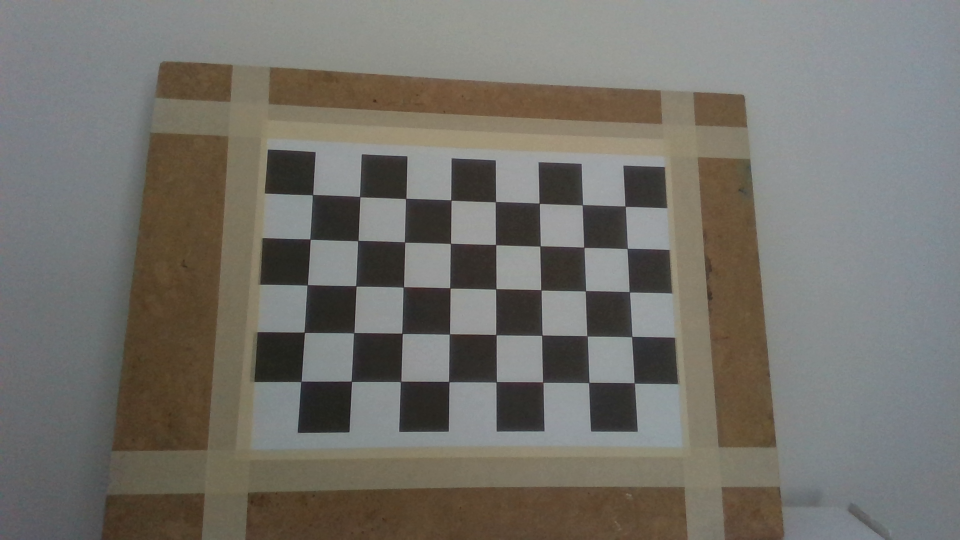
#> input picture data/calib/cam1_color_16-22-56-195_001.png, 1920 x 1080 px (shown at 1/2 size); its folder holds 4 pictures in this run
$ python birds_eye_view.py   (older library calls are emulated)
#> lines starting #> are read from the running program, lines starting #| are printed output that depends on the picture; after the words box and inside, x2 and y2 are one past the last pixel; in counts of white or black regions, pixels touching at a corner belong together
### utils.py
import os
import glob
import json
import cv2
import numpy as np
import codecs
import matplotlib.pyplot as plt

# [85 lines left out: functions load_camera_params, save_camera_params, calc_target_pose, obj_points_to_cam_space, create_grid, bilinear_interpolate and 1 more, not called in this run]

def detect_chessboard_pattern(img, patter_size):
    detection_flags = cv2.CALIB_CB_ADAPTIVE_THRESH + cv2.CALIB_CB_FAST_CHECK + cv2.CALIB_CB_NORMALIZE_IMAGE
    refine_flags = cv2.TERM_CRITERIA_EPS + cv2.TERM_CRITERIA_MAX_ITER, 100, 0.001

    pattern_found, corners = cv2.findChessboardCorners(img, patter_size, detection_flags)
    if pattern_found:
        img_gray = cv2.cvtColor(img, cv2.COLOR_BGR2GRAY)
        corners = cv2.cornerSubPix(img_gray, np.float32(corners),(5,5),(-1,-1), refine_flags)
        cv2.drawChessboardCorners(img, patter_size, corners, pattern_found)

    return pattern_found, corners, img

def create_target_points(pattern_size, square_size):

    pattern_points = np.zeros((np.prod(pattern_size), 3), np.float32)
    pattern_points[:, :2] = np.indices(pattern_size).T.reshape(-1, 2)
    pattern_points *= square_size

    return pattern_points

def calibrate_camera(files, pattern_size, square_size):

#> called with pattern_size = (8, 5), square_size = 30
    pattern_points = create_target_points(pattern_size, square_size)
    img_pts = []
    obj_pts = []

    for fname in files:
        img = cv2.imread(fname)
#> img is the input picture: shape (1080, 1920, 3); mean B, G, R 106.3, 112.7, 115.3

        found, corners, detected_target = detect_chessboard_pattern(img, pattern_size)
#> in detect_chessboard_pattern, `pattern_found, corners = cv2.findChessboardCorners(img, patter_size, d..`: pattern_found = True; corners = 40 rows, first 8: [624.5, 390.9], [720.5, 394.5], [812.8, 396.7], [902.6, 400.2], [990.6, 404.8], [1079, 407], [1164.4, 410.8], [1251.6, 413.9]
#> in detect_chessboard_pattern, `img_gray = cv2.cvtColor(img, cv2.COLOR_BGR2GRAY)`:
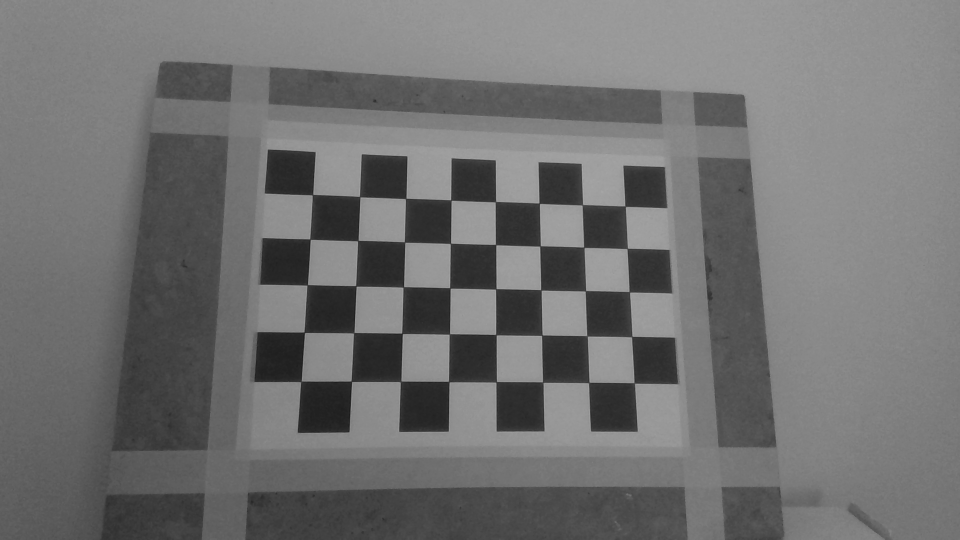
#> img_gray: shape (1080, 1920) (shown at 1/2 size); min 23, max 174, mean 112.6
#> in detect_chessboard_pattern, `corners = cv2.cornerSubPix(img_gray, np.float32(corners),(5,5),(-1,-1)..`: corners = 40 rows, first 8: [625.5, 389.9], [719.8, 393.8], [811.7, 397.5], [902.3, 400.5], [991.4, 403.8], [1079, 407], [1164.9, 410.1], [1250.8, 412.9]
#> in detect_chessboard_pattern, `cv2.drawChessboardCorners(img, patter_size, corners, pattern_found)`:
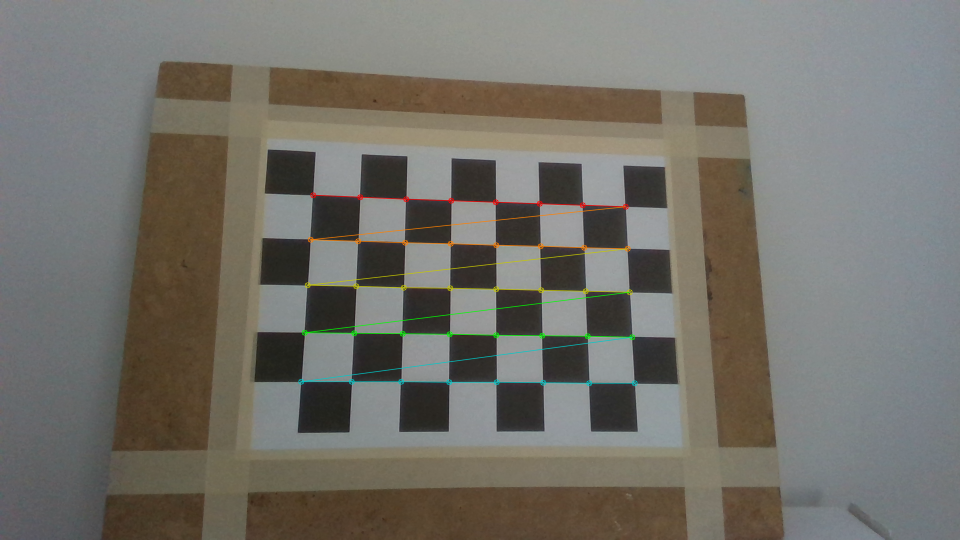
#> img: shape (1080, 1920, 3) (shown at 1/2 size); 0.99% of pixels changed, all inside (x1, y1, x2, y2) = (596, 384, 1276, 773)
#> found = True
        if found:
            img_pts.append(corners)
            obj_pts.append(pattern_points)

            cv2.imshow('target', detected_target)
            cv2.waitKey()
#> pass 2 of the loop in calibrate_camera, `for fname in files:`:
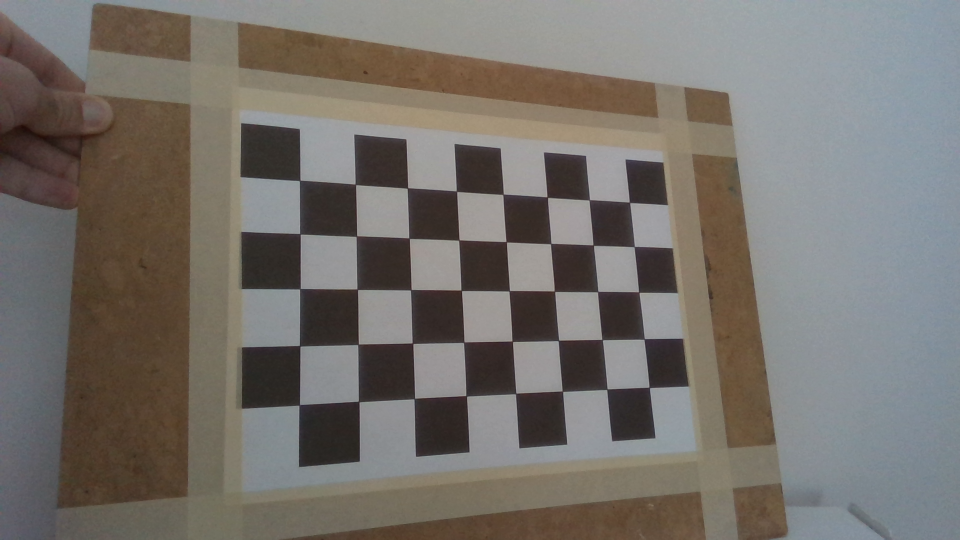
#> input picture data/calib/cam1_color_16-23-02-971_001.png, 1920 x 1080 px (shown at 1/2 size)
#> in calibrate_camera, img is the input picture: shape (1080, 1920, 3); mean B, G, R 107.8, 113.1, 117.7
#> in detect_chessboard_pattern (call 2), `pattern_found, corners = cv2.findChessboardCorners(img, patter_size, d..`: corners = 40 rows, first 8: [601.3, 360.6], [712.2, 370.2], [814.7, 377.3], [912.2, 382], [1005.7, 390], [1093.9, 393.8], [1179.6, 399.5], [1260.4, 406.4]
#> in detect_chessboard_pattern (call 2), `img_gray = cv2.cvtColor(img, cv2.COLOR_BGR2GRAY)`:
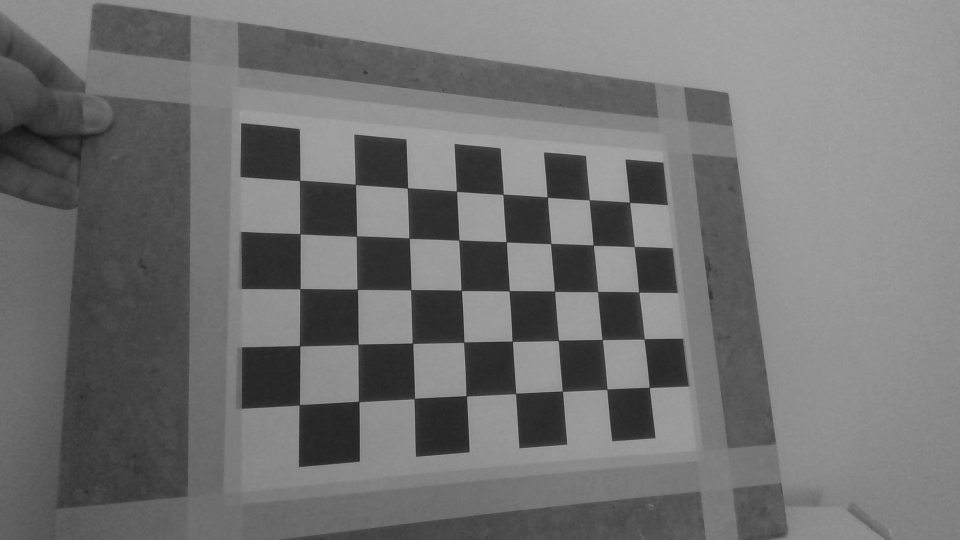
#> img_gray: shape (1080, 1920) (shown at 1/2 size); min 16, max 177, mean 113.8
#> in detect_chessboard_pattern (call 2), `corners = cv2.cornerSubPix(img_gray, np.float32(corners),(5,5),(-1,-1)..`: corners = 40 rows, first 8: [599.8, 361.4], [711.2, 369.3], [815.3, 376.5], [913.4, 382.9], [1006.4, 389.1], [1094.9, 394.7], [1178.9, 400.3], [1259.4, 405.2]
#> in detect_chessboard_pattern (call 2), `cv2.drawChessboardCorners(img, patter_size, corners, pattern_found)`:
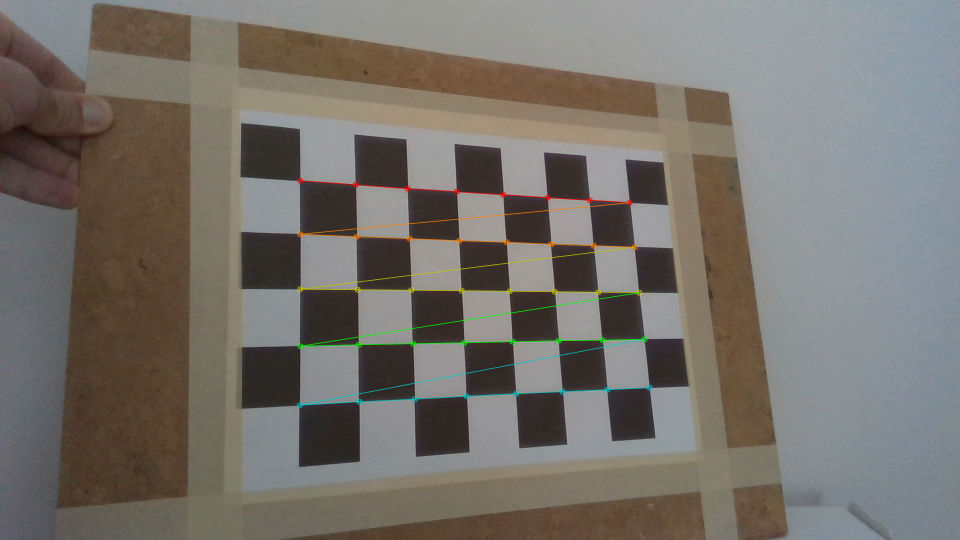
#> img: shape (1080, 1920, 3) (shown at 1/2 size); 1.04% of pixels changed, all inside (x1, y1, x2, y2) = (593, 355, 1306, 817)
#> pass 3 of the loop in calibrate_camera, `for fname in files:`:
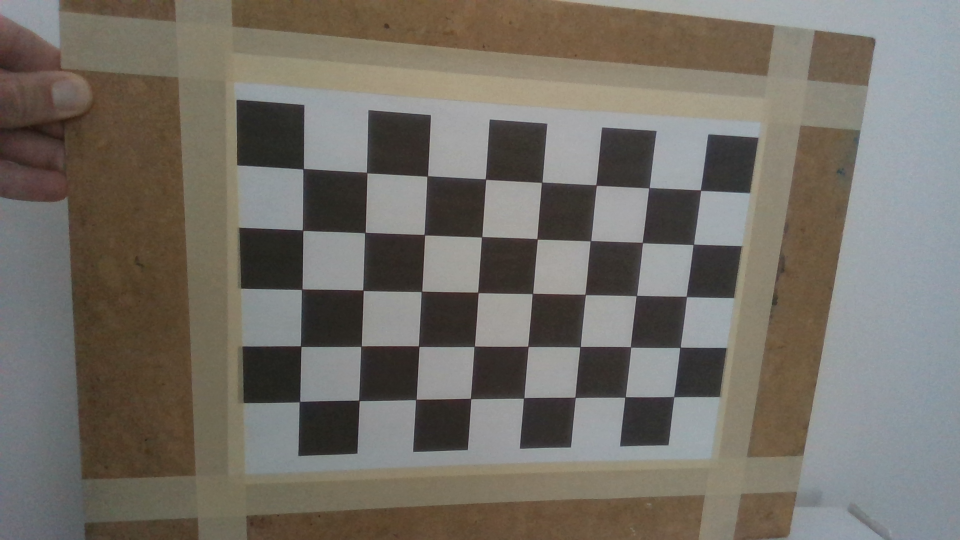
#> input picture data/calib/cam1_color_16-23-04-867_001.png, 1920 x 1080 px (shown at 1/2 size)
#> in calibrate_camera, img is the input picture: shape (1080, 1920, 3); mean B, G, R 102.5, 110.5, 115.4
#> in detect_chessboard_pattern (call 3), `pattern_found, corners = cv2.findChessboardCorners(img, patter_size, d..`: corners = 40 rows, first 8: [606.3, 336.9], [733.1, 345.1], [853.4, 353.4], [972.1, 360.1], [1083, 365.7], [1191.5, 369.8], [1299.2, 374.9], [1401.4, 380.7]
#> in detect_chessboard_pattern (call 3), `img_gray = cv2.cvtColor(img, cv2.COLOR_BGR2GRAY)`:
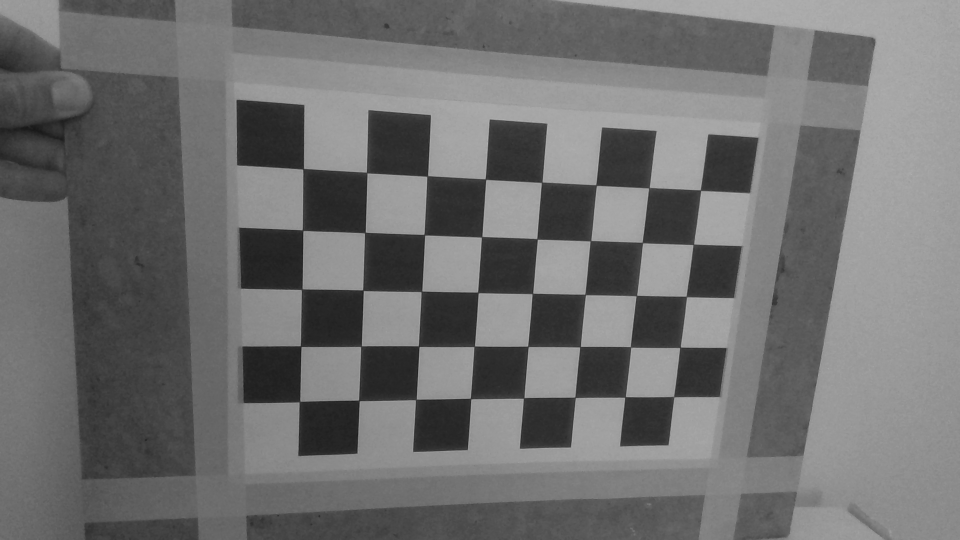
#> img_gray: shape (1080, 1920) (shown at 1/2 size); min 23, max 182, mean 111
#> in detect_chessboard_pattern (call 3), `corners = cv2.cornerSubPix(img_gray, np.float32(corners),(5,5),(-1,-1)..`: corners = 40 rows, first 8: [606.6, 338.1], [733.6, 345.6], [854.9, 352.6], [971.3, 358.7], [1083.7, 364.9], [1192.6, 370.7], [1298.3, 375.9], [1401.4, 380.7]
#> in detect_chessboard_pattern (call 3), `cv2.drawChessboardCorners(img, patter_size, corners, pattern_found)`:
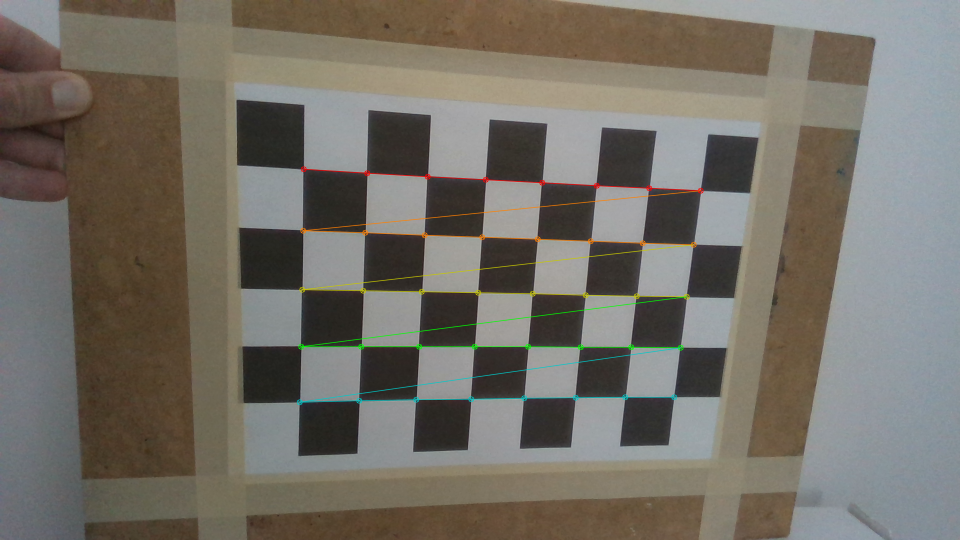
#> img: shape (1080, 1920, 3) (shown at 1/2 size); 1.16% of pixels changed, all inside (x1, y1, x2, y2) = (593, 332, 1408, 811)
#> the loop made 4 passes; the first 3 are shown

    w, h = img.shape[1], img.shape[0]
#> w = 1920; h = 1080
    rms, K, kc, rvecs, tvecs = cv2.calibrateCamera(obj_pts, img_pts, (w, h), None, None)

#> (the run stopped early here; a loop or call above may not have finished)
